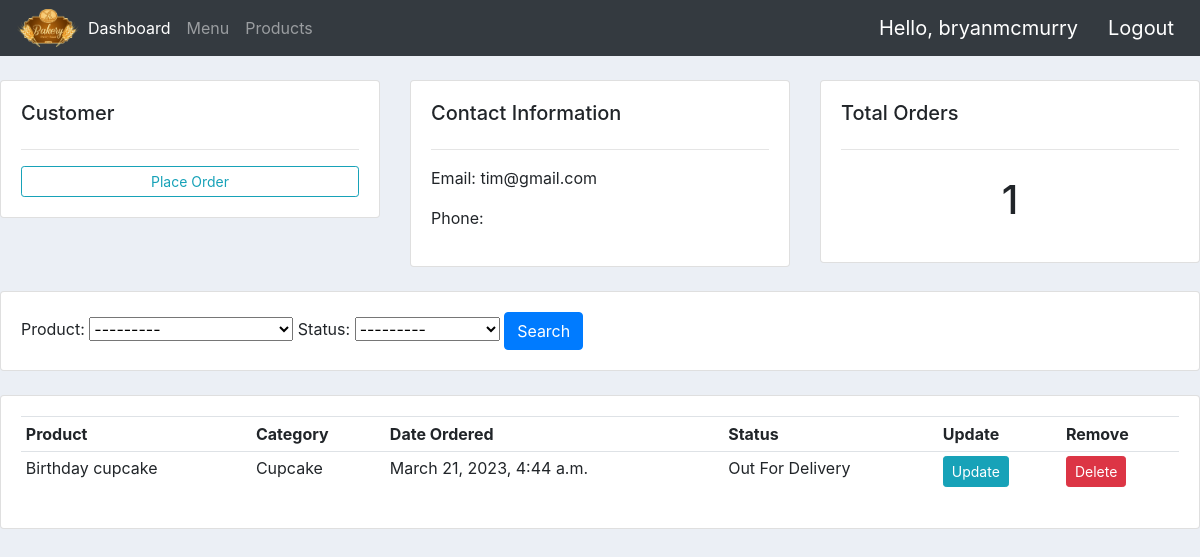
Screenshot of /customer/10/ (signed in) with the database file from the repository.
### app/models.py (models this page shows, shortened)
class Customer(models.Model):
    user = models.OneToOneField(User, on_delete=models.CASCADE)
    name = models.CharField(max_length=50)
    phone = models.CharField(max_length=50)
    email = models.EmailField(max_length=254)
    profile_pic = models.ImageField(
        default="profile_pic_green.png", null=True, blank=True
    )
    date_created = models.DateTimeField(auto_now_add=True)

class Order(models.Model):
    STATUS = (
        ("Pending", "Pending"),
        ("Out For Delivery", "Out For Delivery"),
        ("Delivered", "Delivered"),
    )
    customer = models.ForeignKey(Customer, null=True, on_delete=models.PROTECT)
    product = models.ForeignKey(Product, null=True, on_delete=models.PROTECT)
    date_created = models.DateTimeField(auto_now_add=True, null=True)
    status = models.CharField(max_length=200, null=True, choices=STATUS)

class Product(models.Model):
    CATEGORY = (
        ("Cake", "Cake"),
        ("Cookie", "Cookie"),
        ("Pie", "Pie"),
        ("Cupcake", "Cupcake"),
    )
    name = models.CharField(max_length=50)
    price = models.FloatField()
    category = models.CharField(max_length=50, null=True, choices=CATEGORY)
    description = models.CharField(
        max_length=500,
        null=True,
        blank=True,
        default="It's made with Sugar, Spice, and Everything Nice.",
    )
    date_created = models.DateTimeField(auto_now_add=True)
    image = models.ImageField(null=True, blank=True)
    tags = models.ManyToManyField("Tag")
    def __str__(self):
        return self.name

### app/views.py (the view)
# urls.py: path("customer/<str:pk>/", views.CustomerPage, name="customer"),
@login_required(login_url="login")
def CustomerPage(request, pk):
    customer = Customer.objects.get(id=pk)
    orders = customer.order_set.all() # type: ignore
    order_count = orders.count()
    myFilter = OrderFilter(request.GET, queryset=orders)
    orders = myFilter.qs
    context = {
        "customer": customer,
        "orders": orders,
        "order_count": order_count,
        "myFilter": myFilter,
    }
    return render(request, "customer.html", context)

### app/templates/customer.html (shortened to what this page needs)
{% extends 'base.html' %} {% load static %}  {% block content %}
<br />
<div class="row">
  <div class="col-md">
    <div class="card card-body">
      <h5>Customer</h5>
      <hr />
      <a
        class="btn btn-outline-info btn-sm btn-block"
        href="{% url 'create_order' customer.id%}"
        >Place Order</a
      >
    </div>
  </div>
  <div class="col-md">
    <div class="card card-body">
      <h5>Contact Information</h5>
      <hr />
      <p>Email: {{customer.email}}</p>
      <p>Phone: {{customer.phone}}</p>
    </div>
  </div>
  <div class="col-md">
    <div class="card card-body">
      <h5>Total Orders</h5>
      <hr />
      <h1 style="text-align: center; padding: 10px">{{orders.count}}</h1>
    </div>
  </div>
</div>
<br />
<div class="row">
  <div class="col">
    <div class="card card-body">
      <form action="" method="get">
        {{myFilter.form}} {% csrf_token %} {{form.as_p}}
        <button class="btn btn-primary" type="submit">Search</button>
      </form>
    </div>
  </div>
</div>
<br />
<div class="row">
  <div class="col-md">
    <div class="card card-body">
      <table class="table table-sm">
        <tr>
          <th>Product</th>
          <th>Category</th>
          <th>Date Ordered</th>
          <th>Status</th>
          <th>Update</th>
          <th>Remove</th>
        </tr>
        {% for order in orders %}
        <tr>
          <td>{{order.product}}</td>
          <td>{{order.product.category}}</td>
          <td>{{order.date_created}}</td>
          <td>{{order.status}}</td>
          <td>
            <a
              class="btn btn-sm btn-info"
              href="{% url 'update_order' order.id %}"
              >Update</a
            >
          </td>
          <td>
            <a
              class="btn btn-sm btn-danger"
              href="{% url 'delete_order' order.id %}"
              >Delete</a
            >
          </td>
        </tr>
        {% endfor %}
      </table>
    </div>
  </div>
</div>
{% endblock content %}

### app/templates/navbar.html (shortened to what this page needs)
{% load static %}
<nav class="navbar navbar-expand-lg navbar-dark bg-dark">
  <img class="logo" src="{% static '/images/logo.png' %}" />
  <div class="collapse navbar-collapse" id="navbarNav">
    <ul class="navbar-nav">
      {% if request.user.is_staff %}
      <li class="nav-item active">
        <a class="nav-link" href="{% url 'home' %}">Dashboard</a>
      </li>
      <li class="nav-item">
        <a class="nav-link" href="{% url 'products' %}">Menu</a>
      </li>
      {% endif %}
      <li class="nav-item">
        <a class="nav-link" href="{% url 'store' %}">Products</a>
      </li>
    </ul>
  </div>
  <span class="hello-msg">Hello, {{request.user}}</span>
  <span><a class="hello-msg" href="{% url 'logout' %}">Logout</a></span>
</nav>

### app/static/styles.css (style rules this page uses)
.logo { max-width: 4em; }
body { background-color: #ebeff5; }
.hello-msg { color: white; padding-left: 1em; }
.hello-msg { font-size: 20px; color: white; margin-right: 10px; text-decoration: none; }

### rows the page displays
Customer: email "tim@gmail.com"
Order: product "Birthday cupcake", product.category "Cupcake", date_created "March 21, 2023, 4:44 a.m.", status "Out For Delivery"

### other values shown
{{ request.user }} "bryanmcmurry"
{{ orders.count }} "1"
